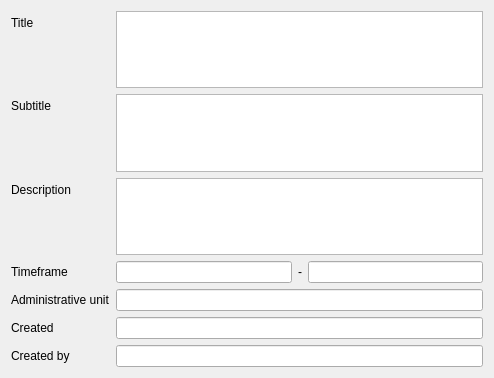
<?xml version="1.0" encoding="UTF-8"?>
<ui version="4.0">
 <class>Dialog</class>
 <widget class="QDialog" name="Dialog">
  <property name="geometry">
   <rect>
    <x>0</x>
    <y>0</y>
    <width>494</width>
    <height>378</height>
   </rect>
  </property>
  <property name="windowTitle">
   <string>R-ABLE</string>
  </property>
  <property name="windowIcon">
   <iconset resource="../resources/resources.qrc">
    <normaloff>:/plugins/r_able/icon.png</normaloff>:/plugins/r_able/icon.png</iconset>
  </property>
  <layout class="QFormLayout" name="formLayout">
   <item row="0" column="0">
    <widget class="QLabel" name="title_label">
     <property name="text">
      <string>Title</string>
     </property>
    </widget>
   </item>
   <item row="0" column="1">
    <widget class="QTextBrowser" name="title">
     <property name="tabChangesFocus">
      <bool>true</bool>
     </property>
    </widget>
   </item>
   <item row="1" column="0">
    <widget class="QLabel" name="subtitl_label">
     <property name="text">
      <string>Subtitle</string>
     </property>
    </widget>
   </item>
   <item row="1" column="1">
    <widget class="QTextBrowser" name="subtitle">
     <property name="tabChangesFocus">
      <bool>true</bool>
     </property>
    </widget>
   </item>
   <item row="2" column="0">
    <widget class="QLabel" name="description_label">
     <property name="text">
      <string>Description</string>
     </property>
    </widget>
   </item>
   <item row="2" column="1">
    <widget class="QTextBrowser" name="description">
     <property name="tabChangesFocus">
      <bool>true</bool>
     </property>
    </widget>
   </item>
   <item row="3" column="0">
    <widget class="QLabel" name="timeframe_label">
     <property name="text">
      <string>Timeframe</string>
     </property>
    </widget>
   </item>
   <item row="3" column="1">
    <layout class="QHBoxLayout" name="timeframe_layout">
     <item>
      <widget class="QLineEdit" name="time_from">
       <property name="readOnly">
        <bool>true</bool>
       </property>
      </widget>
     </item>
     <item>
      <widget class="QLabel" name="timeframe_separator">
       <property name="text">
        <string>-</string>
       </property>
      </widget>
     </item>
     <item>
      <widget class="QLineEdit" name="time_to">
       <property name="readOnly">
        <bool>true</bool>
       </property>
      </widget>
     </item>
    </layout>
   </item>
   <item row="4" column="0">
    <widget class="QLabel" name="unit_label">
     <property name="text">
      <string>Administrative unit</string>
     </property>
    </widget>
   </item>
   <item row="4" column="1">
    <widget class="QLineEdit" name="unit">
     <property name="readOnly">
      <bool>true</bool>
     </property>
    </widget>
   </item>
   <item row="5" column="0">
    <widget class="QLabel" name="created_label">
     <property name="text">
      <string>Created</string>
     </property>
    </widget>
   </item>
   <item row="5" column="1">
    <widget class="QLineEdit" name="created">
     <property name="readOnly">
      <bool>true</bool>
     </property>
    </widget>
   </item>
   <item row="6" column="0">
    <widget class="QLabel" name="created_by_label">
     <property name="text">
      <string>Created by</string>
     </property>
    </widget>
   </item>
   <item row="6" column="1">
    <widget class="QLineEdit" name="created_by">
     <property name="readOnly">
      <bool>true</bool>
     </property>
    </widget>
   </item>
  </layout>
 </widget>
 <tabstops>
  <tabstop>title</tabstop>
  <tabstop>subtitle</tabstop>
  <tabstop>description</tabstop>
  <tabstop>time_from</tabstop>
  <tabstop>time_to</tabstop>
  <tabstop>unit</tabstop>
  <tabstop>created</tabstop>
  <tabstop>created_by</tabstop>
 </tabstops>
 <resources>
  <include location="../resources/resources.qrc"/>
 </resources>
 <connections/>
</ui>
